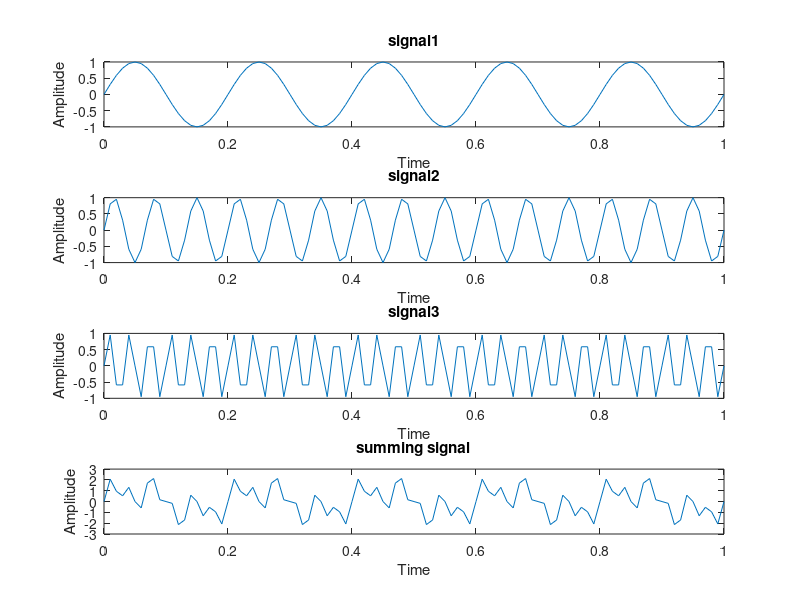
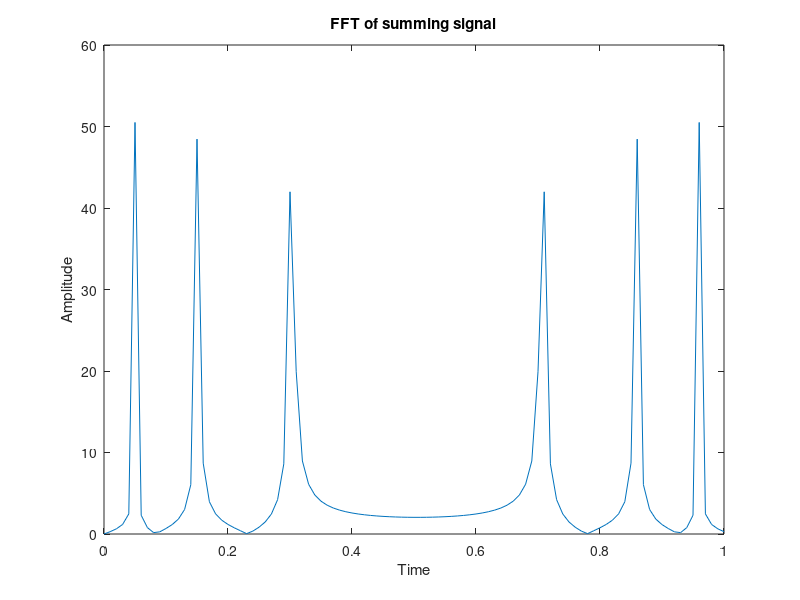
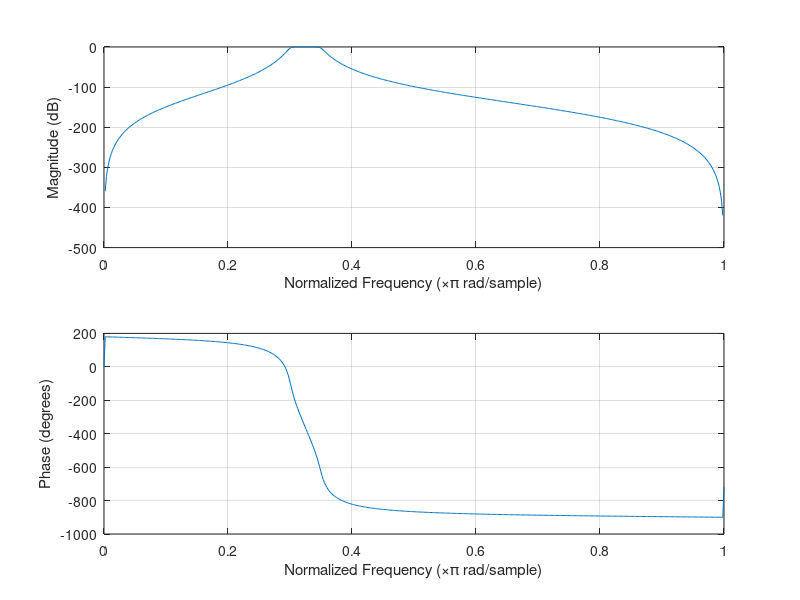
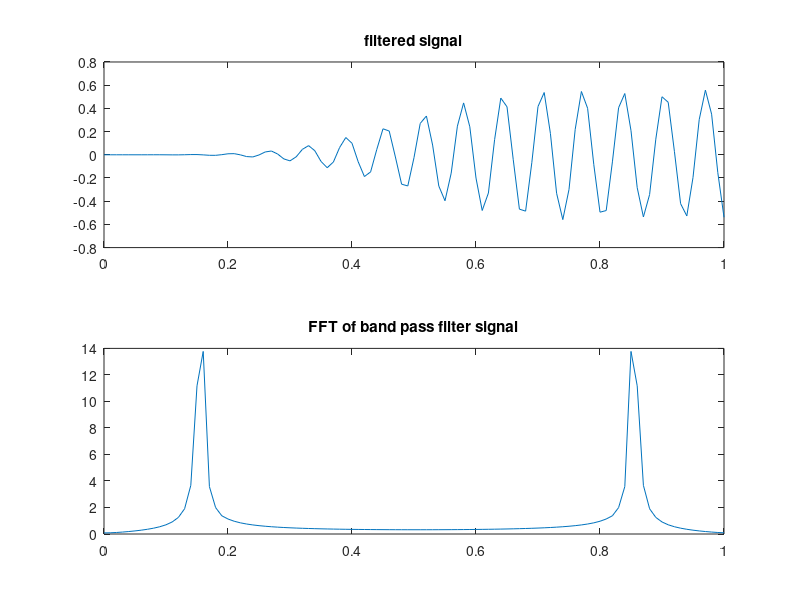

Reproduce these figures in MATLAB, in order.
clc;
clear all;
close all;
fs = 100;
t = 0:0.01:1;
x1 = sin(2*pi*5*t);
subplot(4,1,1);
plot(t,x1);
title('signal1');
xlabel('Time');
ylabel('Amplitude');
x2 = sin(2*pi*15*t);
subplot(4,1,2);
plot(t,x2);
title('signal2');
xlabel('Time');
ylabel('Amplitude');
x3 = sin(2*pi*30*t);
subplot(4,1,3);
plot(t,x3);
title('signal3');
xlabel('Time');
ylabel('Amplitude');
x = x1+x2+x3;
subplot(4,1,4);
plot(t,x);
title('summing signal');
xlabel('Time');
ylabel('Amplitude');
y=fft(x);
y1=abs(y);
figure(2);
plot(t,y1);
title('FFT of summing signal');
xlabel('Time');
ylabel('Amplitude');
[b a]=butter(6,[0.3 0.35],'bandpass');
figure(3);
freqz(b,a);
filter1=filter(b,a,x);
figure(4);
subplot(2,1,1);
plot(t,filter1);
title('filtered signal');
y2=fft(filter1);
y3=abs(y2);
subplot(2,1,2);
plot(t,y3);
title('FFT of band pass filter signal');